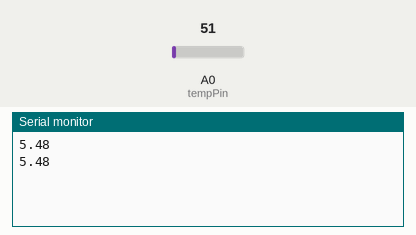
A sketch run on a simulated Arduino Uno, built with avr-gcc and run on an emulated ATmega328P. Parts: the last lines printed to the serial monitor. The inputs (shaded band) are chosen by the test bench; at power-on: A0 (tempPin) = 51.

Above: at 1.8 s.
1.9 s: A0 (tempPin) set to 61
At 2.7 s:
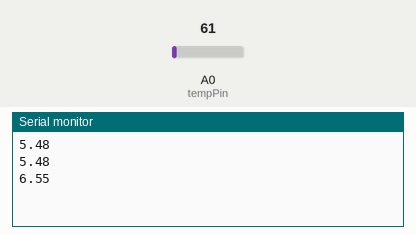
3.4 s: A0 (tempPin) set to 71
At 4.8 s:
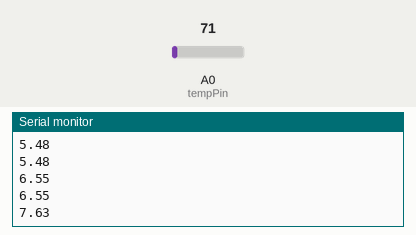
Timing chart, 0 to 6.4 s (numbered marks = the images above; inputs shaded):
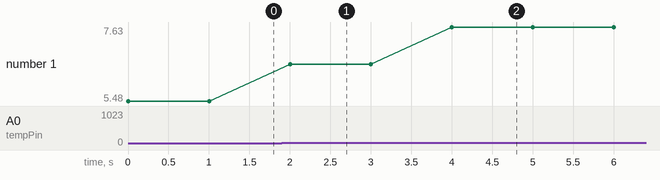

The sketch:

thermomenter.ino.ino
```cpp
#if defined(__AVR_ATmega1280__) || defined(__AVR_ATmega2560__)
#define INTERNAL1V1 2
#define INTERNAL2V56 3
#else
#define INTERNAL 3
#endif

float tempC;
int reading;
int tempPin = 0;

void setup()
{
analogReference(EXTERNAL);
Serial.begin(9600);
}

void loop()
{
reading = analogRead(tempPin);
tempC = reading / 9.31;
Serial.println(tempC);
delay(1000);
}
```

Measured:
- after the input at 1.9 s, the serial monitor: prints a new line after 0.10 s (image 1)
- after the input at 3.4 s, the serial monitor: prints a new line after 0.60 s (image 2)
- plotted number 1: 5.48 → 6.55 after the input at 1.9 s, 6.55 → 7.63 after the input at 3.4 s
